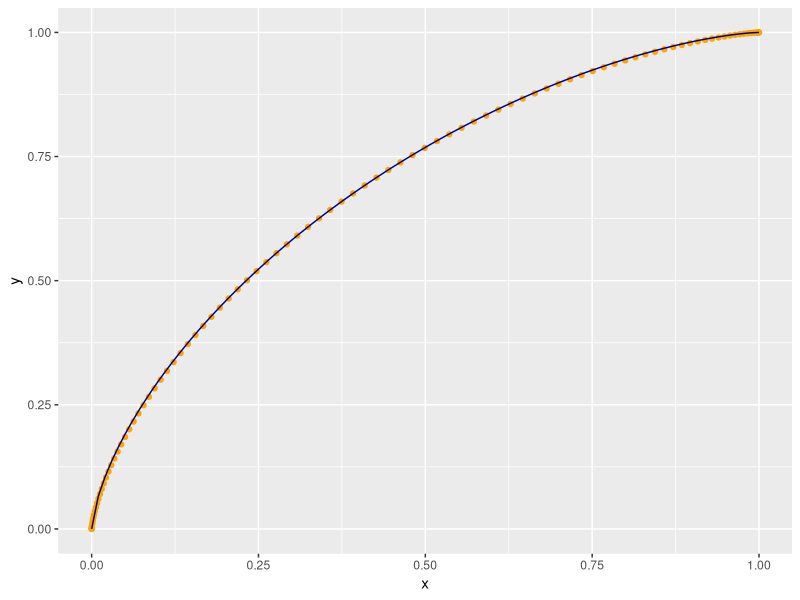

Write R code to recreate this figure.
## ---- chunk 1
library(ggplot2)

a = 3.2
b = 2.4

t = seq(0, 1, length.out = 101)
parametric_example <- data.frame(
  x = 1 - pbeta(t, b, a),
  y = 1 - pbeta(t, a, b))

s <- log(1 - pbeta(0.5, b, a)) / log(0.5)


equation_example <- data.frame(
  x = seq(0, 1, length.out = 101))
equation_example$y <-  1 - (1 - equation_example$x^(1/s))^s

ggplot(mapping = aes(x = x, y = y)) +
  geom_point(data = parametric_example, color = "Orange") + 
  geom_line(data = equation_example, color = "DarkBlue")
